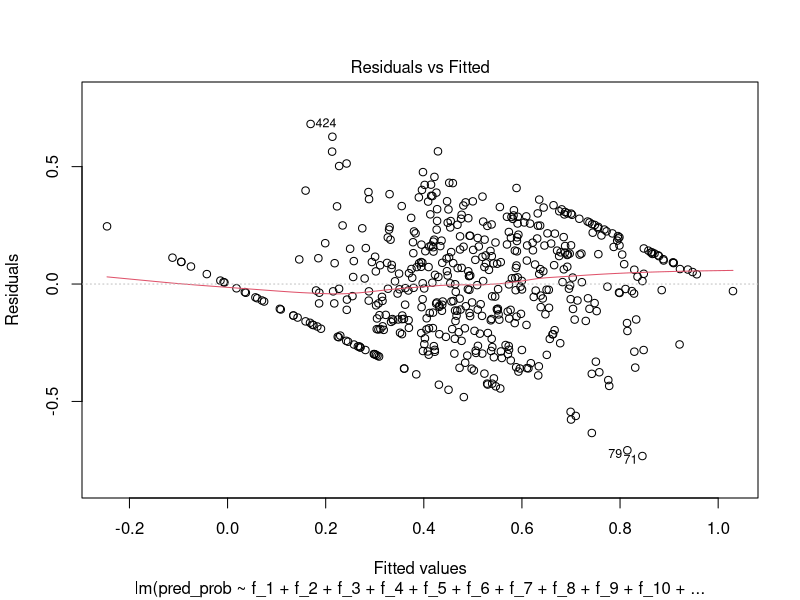
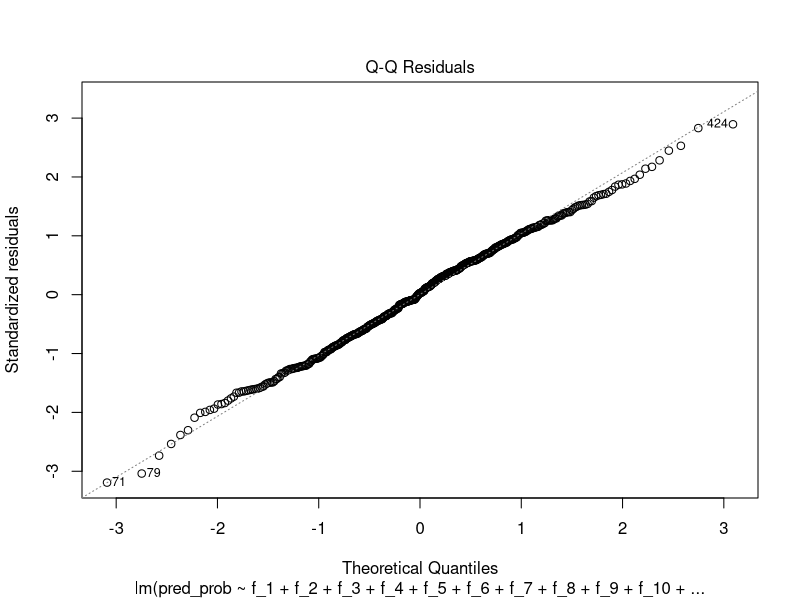
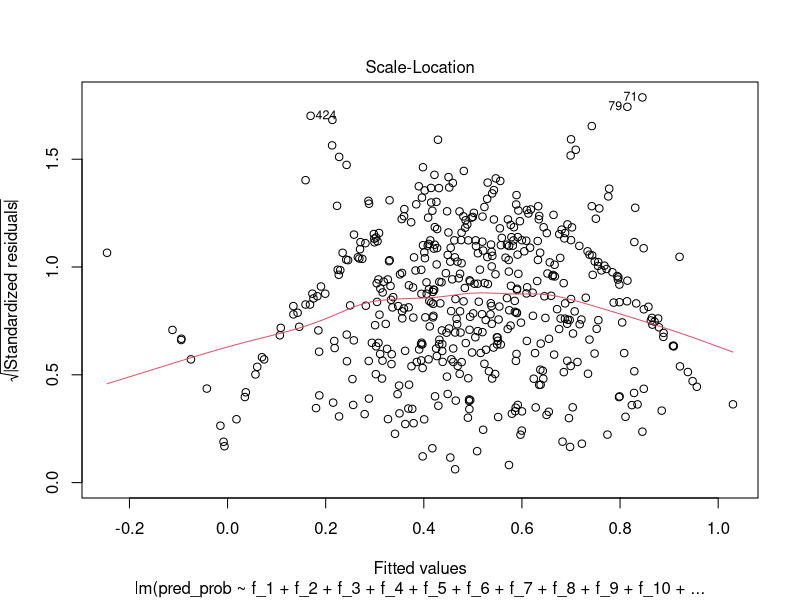
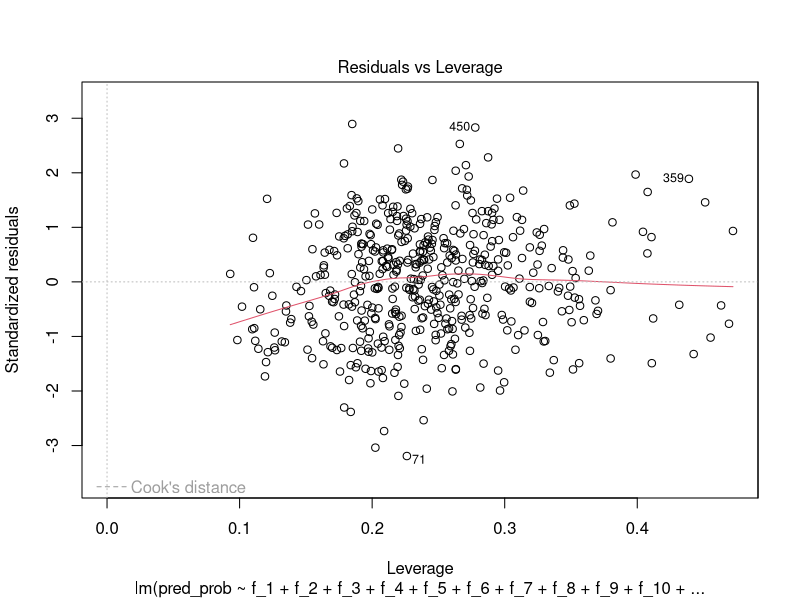
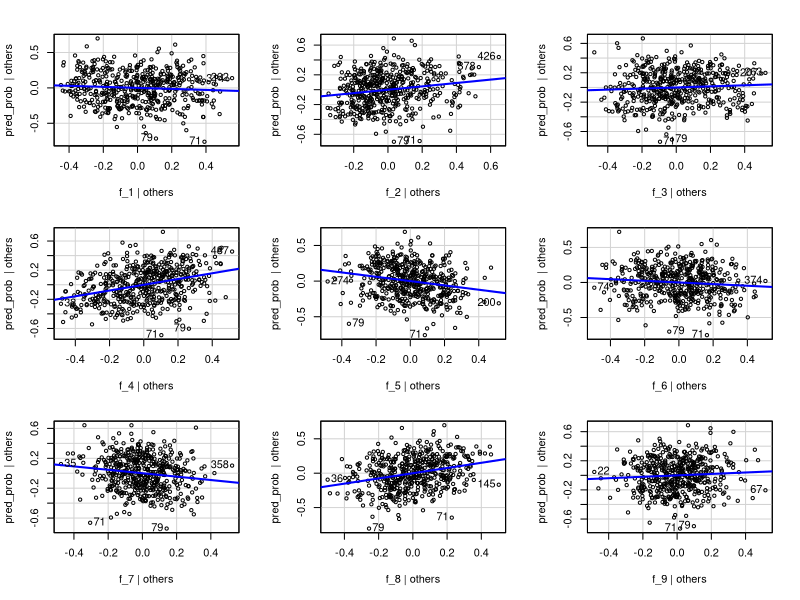
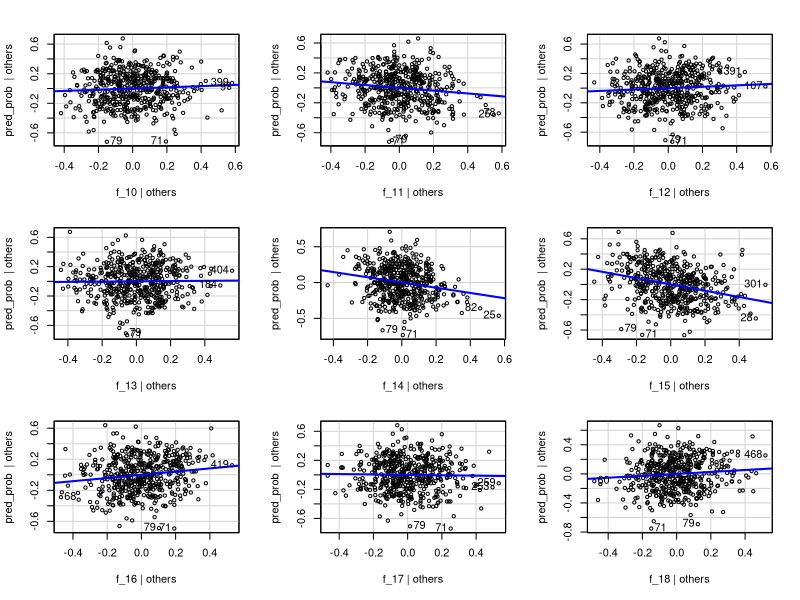
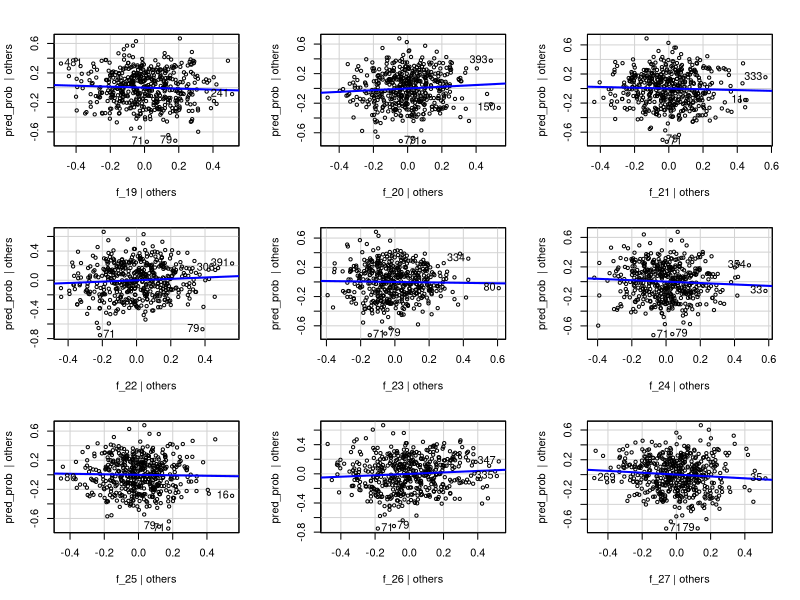
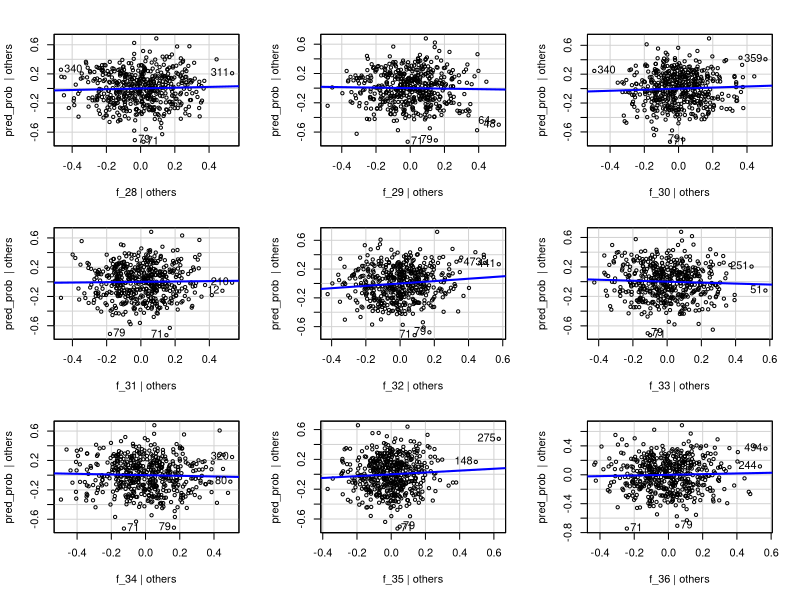

Source code (R) for these figures, in order: (Note: this script raises an error after producing the figures.)
## ---- chunk 1
knitr::opts_chunk$set(echo = TRUE)
## ---- chunk 2
# Load the required libraries
library(tidyverse)
library(caret)
library(MASS)
library(car)


## ---- chunk 3
# Load the dataset
data <- read.csv("pca_data_120_d8.csv")  # Update with the actual CSV file name

# Display the structure of the loaded data
str(data)

## ---- chunk 4
# Load the dplyr package for data manipulation
library(dplyr)

# Normalize each feature to the range [0, 1]
normalized_data <- data %>%
  mutate(across(starts_with("f"), ~ (.-min(.)) / (max(.) - min(.))))

# Display the first few rows of the normalized data
head(normalized_data)


## ---- chunk 5
col_name <- NULL;
for (i in 1:400) {
  
  col_name <-  paste0(col_name,"f_", i,"+")
  #data[, col_name] <- boxcox(data[, paste0("Feature_", i)], lambda = NULL)$x
}
cat(col_name)
## ---- chunk 6
model_2  = lm(pred_prob ~ f_1+f_2+f_3+f_4+f_5+f_6+f_7+f_8+f_9+f_10+f_11+f_12+f_13+f_14+f_15+f_16+f_17+f_18+f_19+f_20+f_21+f_22+f_23+f_24+f_25+f_26+f_27+f_28+f_29+f_30+f_31+f_32+f_33+f_34+f_35+f_36+f_37+f_38+f_39+f_40+f_41+f_42+f_43+f_44+f_45+f_46+f_47+f_48+f_49+f_50+f_51+f_52+f_53+f_54+f_55+f_56+f_57+f_58+f_59+f_60+f_61+f_62+f_63+f_64+f_65+f_66+f_67+f_68+f_69+f_70+f_71+f_72+f_73+f_74+f_75+f_76+f_77+f_78+f_79+f_80+f_81+f_82+f_83+f_84+f_85+f_86+f_87+f_88+f_89+f_90+f_91+f_92+f_93+f_94+f_95+f_96+f_97+f_98+f_99+f_100+f_101+f_102+f_103+f_104+f_105+f_106+f_107+f_108+f_109+f_110+f_111+f_112+f_113+f_114+f_115+f_116+f_117+f_118+f_119+f_120, data = normalized_data)
summary(model_2)
## ---- chunk 7

plot(model_2)
## ---- chunk 8

residuals <- residuals(model_2)

# Create the AV plot
avPlots(model_2)

# Create the CR plot
crPlots(model_2)

## ---- chunk 9
# Apply Box-Cox transformation to the target variable (response) if needed
# For example, if you have a response variable named 'y', you can transform it like this:
# data$y_transformed <- boxcox(data$y, lambda = NULL)
# Uncomment and modify the above line based on your data

# Apply Box-Cox transformation to the features
# Assuming the transformed features are named 'Feature_1_transformed', ..., 'Feature_10_transformed'

boxcox(data[, paste0("Feature_1")], lambda = NULL)
for (i in 1:10) {
  boxcox(data[, paste0("Feature_", i)], lambda = NULL)
  #col_name <- paste0("Feature_", i, "_transformed")
  #data[, col_name] <- boxcox(data[, paste0("Feature_", i)], lambda = NULL)$x
}

# Define the list of transformed feature names
transformed_feature_names <- paste0("Feature_", 1:10, "_transformed")  # Adjust the range as needed

# Construct the formula for MLR
formula <- reformulate(transformed_feature_names, response = "y")

# Perform Multiple Linear Regression (MLR) using the transformed features
model <- lm(formula, data = data)

# Display the summary of the MLR model
summary(model)
